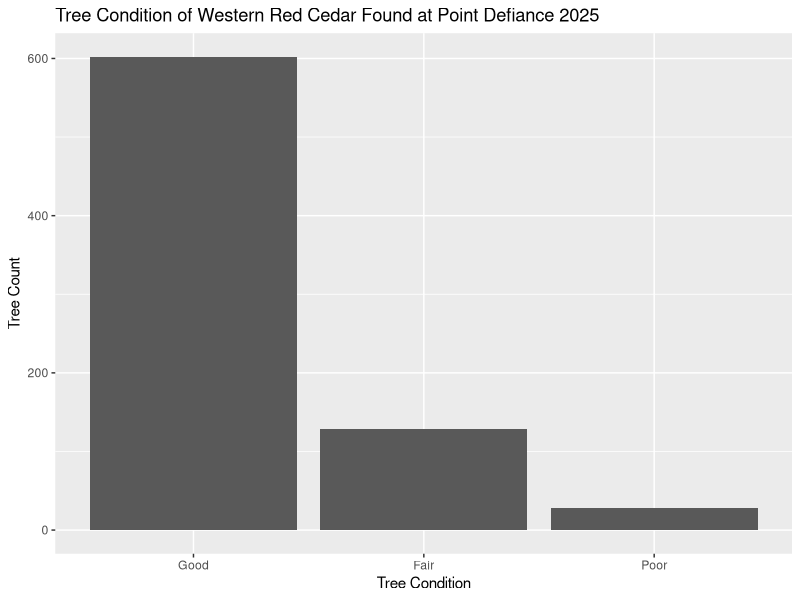
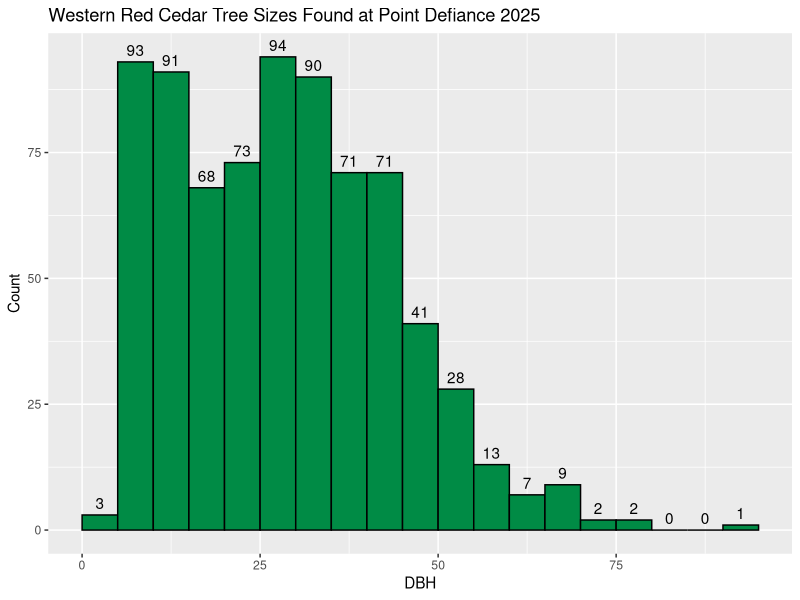

Reproduce these figures in R, in order.
## ---- chunk 1
knitr::opts_chunk$set(echo = TRUE)
## ---- chunk 2
library(tidyverse)
## ---- chunk 3
library(stringr)
## ---- chunk 4
library(stringdist)
## ---- chunk 5
library(permute)
## ---- chunk 6
library(vegan)
## ---- chunk 7
i.nat.all <- read.csv("observations-601233.csv")
## ---- chunk 8
SpeciesList <- c("huckleberry", "oregon grape", "himalayan blackberry", "trailing blackberry", "fern", "sword fern", "bracken fern", "salal", "salmon berry", "holly", "western starflower", "nettle", "moutain sweet cicely", "ocean spray", "pacific sanicle", "american trailplant", "horse chestnut", "cedar", "none", "", "evergreen huckleberry", "wax myrtle", "stinking iris", "cotoneaster", "horsetail", "cherry laurel")
## ---- chunk 9
i.nat.all$field.most.prevalent.understory.species <- tolower(i.nat.all$field.most.prevalent.understory.species)
## ---- chunk 10
tcs=c("602", "128", "28")
## ---- chunk 11
Tree.Condition.Summary <- data.frame(
  category=c("Good","Fair","Poor") , 
  value=as.numeric(tcs)
)
## ---- chunk 12
library(ggplot2)
## ---- chunk 13
ggplot(Tree.Condition.Summary, aes(x=reorder(category, -value) , y=value)) +
  geom_bar(stat = "identity") +
  labs(x = "Tree Condition", y = "Tree Count", title = "Tree Condition of Western Red Cedar Found at Point Defiance 2025")
## ---- chunk 14
DBH.Inch <- i.nat.all[c(12)]
## ---- chunk 15
ggplot(DBH.Inch, aes(x = field.tree.diameter)) + 
  geom_histogram(binwidth = 5, boundary = 0, fill = "springgreen4", color = "black") + 
  stat_bin(binwidth = 5, boundary = 0, geom = "text", aes(label = after_stat(count), vjust = -0.5)) + 
  labs(x = "DBH", y = "Count", title = "Western Red Cedar Tree Sizes Found at Point Defiance 2025")
